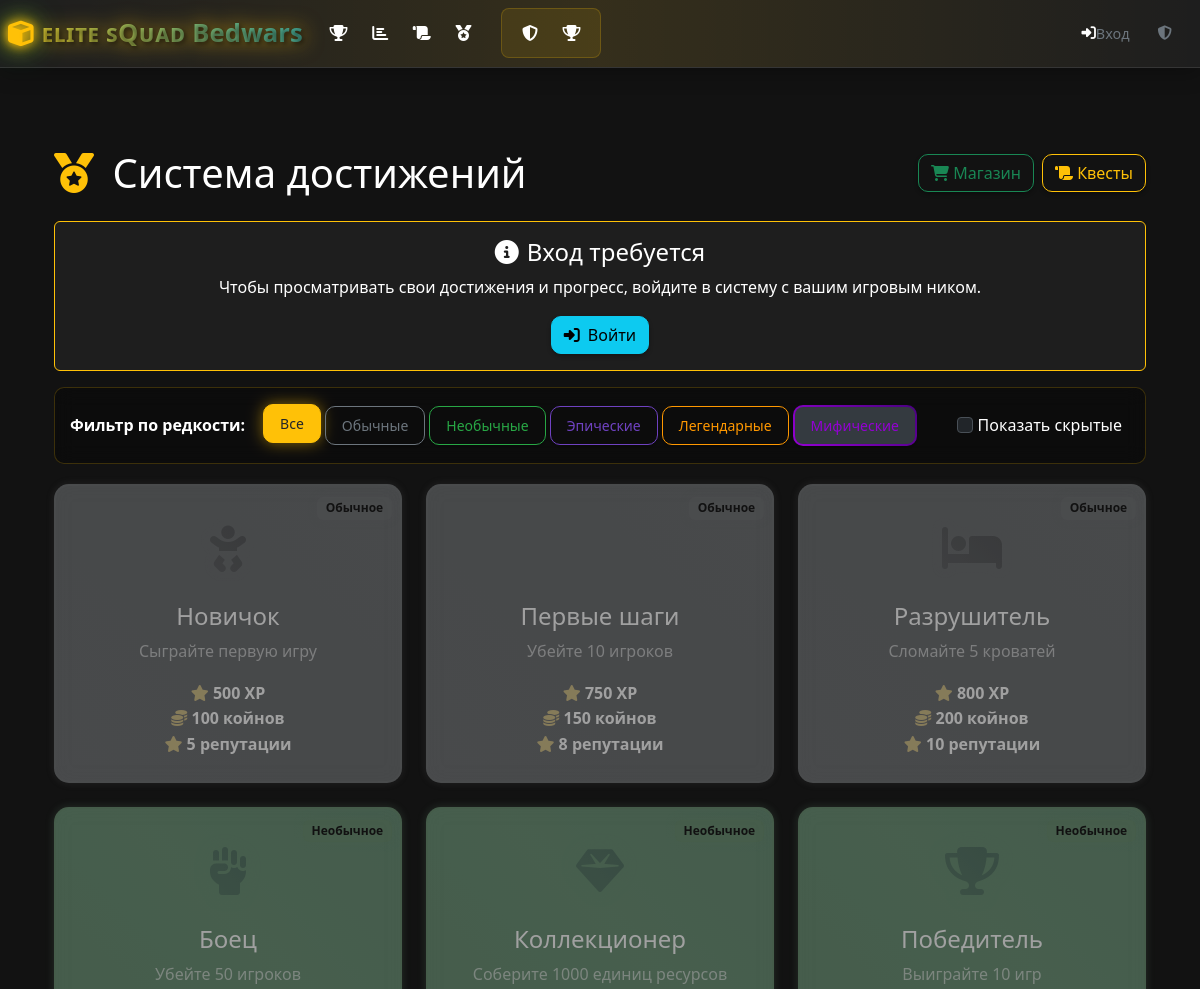
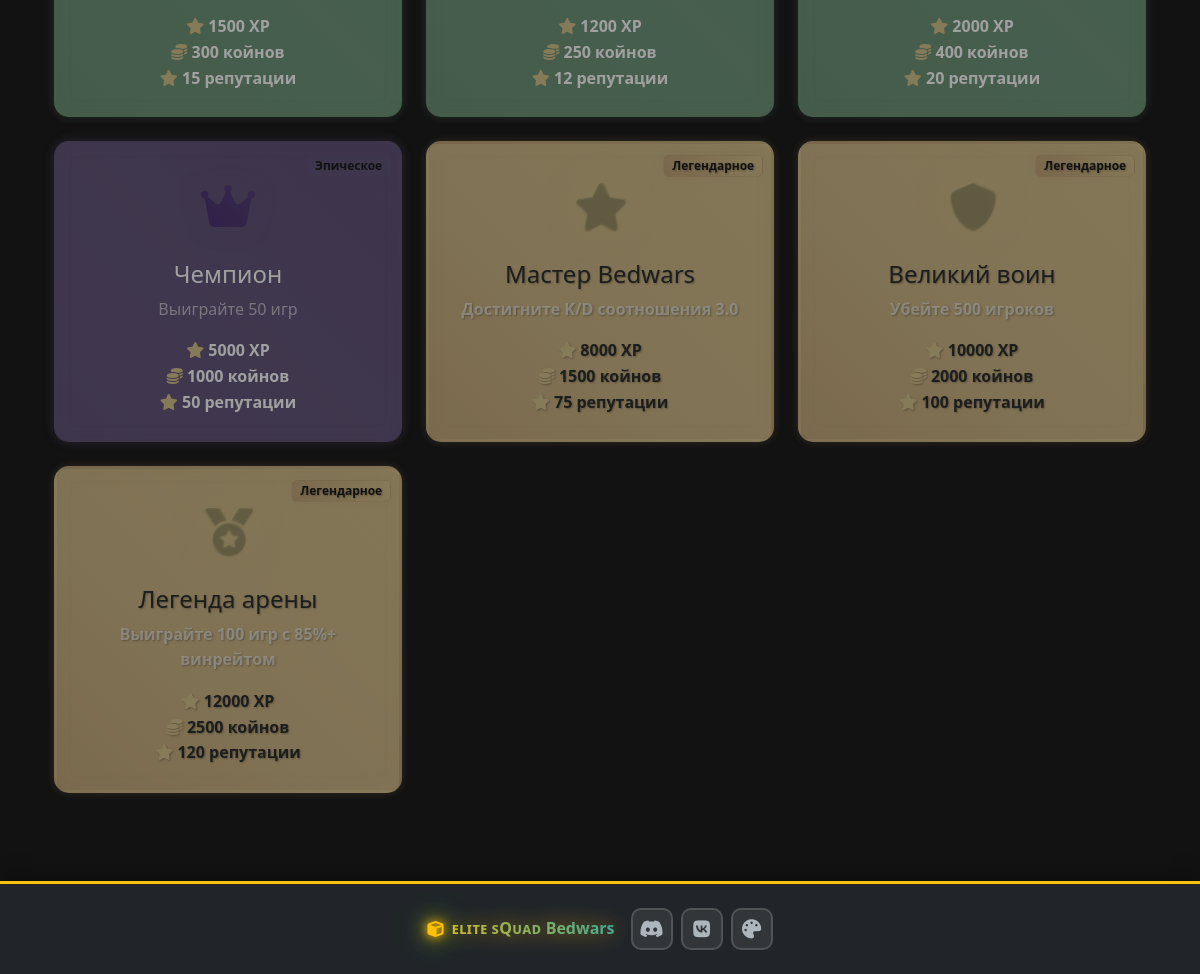
/achievements, run on the app's committed database (2 pictures, top to bottom).
### models.py (models this page shows, shortened)
class Achievement(db.Model):
    id = db.Column(db.Integer, primary_key=True)
    title = db.Column(db.String(200), nullable=False)
    description = db.Column(db.Text, nullable=False)
    icon = db.Column(db.String(50), default='fas fa-medal')
    rarity = db.Column(db.String(20), default='common')  # common, uncommon, epic, legendary, mythic
    unlock_condition = db.Column(db.Text, nullable=False)  # JSON condition
    reward_xp = db.Column(db.Integer, default=0)
    reward_coins = db.Column(db.Integer, default=0)
    reward_reputation = db.Column(db.Integer, default=0)
    reward_title = db.Column(db.String(100), nullable=True)
    is_hidden = db.Column(db.Boolean, default=False)
    created_at = db.Column(db.DateTime, default=datetime.utcnow)
    player_achievements = db.relationship('PlayerAchievement', backref='achievement', lazy=True)

### routes.py (the view)
@app.route('/achievements')
def achievements():
    is_admin = session.get('is_admin', False)
    current_player = None
    player_nickname = session.get('player_nickname')
    if player_nickname:
        current_player = Player.query.filter_by(nickname=player_nickname).first()
    if Achievement.query.count() == 0:
        Achievement.create_default_achievements()
    all_achievements = Achievement.query.all()
    player_achievements = []
    if current_player:
        player_achievements = PlayerAchievement.query.filter_by(
            player_id=current_player.id
        ).all()
    for achievement in all_achievements:
        achievement.earned_count = PlayerAchievement.query.filter_by(achievement_id=achievement.id).count()
    return render_template('achievements.html',
                         achievements=all_achievements,
                         player_achievements=player_achievements,
                         current_player=current_player,
                         is_admin=is_admin)

### routes.py (called while the page is built)
@app.context_processor
def inject_current_player():
    current_player = None
    player_nickname = session.get('player_nickname')
    if player_nickname:
        current_player = Player.query.filter_by(nickname=player_nickname).first()
    if 'language' not in session:
        session['language'] = 'ru'
    return dict(current_player=current_player, current_language=session.get('language', 'ru'))

### templates/achievements.html (shortened to what this page needs)
{% extends "base.html" %}
{% block content %}
<div class="container-fluid">
    <div class="row">
        <div class="col-12">
            <div class="d-flex justify-content-between align-items-center mb-4">
                <h1 class="mb-0">
                    <i class="fas fa-medal text-warning me-2"></i>
                    Система достижений
                </h1>
                <div class="d-flex gap-2">
                    <a href="{{ url_for('shop') }}" class="btn btn-outline-success">
                        <i class="fas fa-shopping-cart"></i> Магазин
                    </a>
                    <a href="{{ url_for('quests') }}" class="btn btn-outline-warning">
                        <i class="fas fa-scroll"></i> Квесты
                    </a>
                </div>
            </div>
            {% if current_player %}
            <div class="achievement-stats">
                <div class="row text-center">
                    <div class="col-md-3">
                        <div class="stat-item">
                            <i class="fas fa-user text-info fa-2x mb-2"></i>
                            <h4>{{ current_player.nickname }}</h4>
                            <p class="text-muted">{{ current_player.role }}</p>
                        </div>
                    </div>
                    <div class="col-md-3">
                        <div class="stat-item">
                            <i class="fas fa-trophy text-warning fa-2x mb-2"></i>
                            <h4>{{ player_achievements|length }}</h4>
                            <p class="text-muted">Получено достижений</p>
                        </div>
                    </div>
                    <div class="col-md-3">
                        <div class="stat-item">
                            <i class="fas fa-percentage text-success fa-2x mb-2"></i>
                            <h4>{{ ((player_achievements|length / achievements|length) * 100)|round(1) if achievements else 0 }}%</h4>
                            <p class="text-muted">Прогресс</p>
                        </div>
                    </div>
                    <div class="col-md-3">
                        <div class="stat-item">
                            <div class="progress-ring">
                                <svg>
                                    <circle class="background"></circle>
                                    <circle class="progress" style="stroke-dashoffset: {{ 163.36 - (163.36 * (player_achievements|length / achievements|length)) if achievements else 163.36 }}"></circle>
                                </svg>
                                <div style="position: absolute; top: 50%; left: 50%; transform: translate(-50%, -50%); font-size: 0.8rem; font-weight: bold;">
                                    {{ player_achievements|length }}/{{ achievements|length }}
                                </div>
                            </div>
                            <p class="text-muted mt-2">Завершенность</p>
                        </div>
                    </div>
                </div>
            </div>
            <div class="d-flex justify-content-center align-items-center mb-4">
                <div class="player-reputation me-3">
                    <i class="fas fa-star text-primary me-1"></i> Репутация: {{ current_player.reputation }}
                </div>
                <div class="player-coins">
                    <i class="fas fa-coins text-warning me-1"></i> Койны: {{ current_player.coins }}
                </div>
            </div>
            {% else %}
            <div class="alert alert-info text-center">
                <h4><i class="fas fa-info-circle me-2"></i>Вход требуется</h4>
                <p>Чтобы просматривать свои достижения и прогресс, войдите в систему с вашим игровым ником.</p>
                <a href="{{ url_for('player_login') }}" class="btn btn-info">
                    <i class="fas fa-sign-in-alt me-2"></i>Войти
                </a>
            </div>
            {% endif %}
            <div class="rarity-filter">
                <div class="d-flex flex-wrap align-items-center">
                    <span class="me-3"><strong>Фильтр по редкости:</strong></span>
                    <button class="btn btn-sm btn-outline-secondary filter-btn" data-filter="all">Все</button>
                    <button class="btn btn-sm btn-outline-secondary filter-btn" data-filter="common">Обычные</button>
                    <button class="btn btn-sm btn-outline-info filter-btn rarity-filter-btn" data-filter="uncommon">Необычные</button>
                    <button class="btn btn-sm btn-outline-primary filter-btn" data-filter="epic">Эпические</button>
                    <button class="btn btn-sm btn-outline-warning filter-btn" data-filter="legendary">Легендарные</button>
                    <button class="btn btn-sm btn-outline-danger filter-btn" data-filter="mythic" style="background: linear-gradient(45deg, #ff00ff, #00ffff, #ffff00, #ff00ff); color: white;">Мифические</button>
                    <div class="ms-auto">
                        <label class="form-check-label me-2">
                            <input type="checkbox" id="show-hidden" class="form-check-input"> Показать скрытые
                        </label>
                    </div>
                </div>
            </div>
            <div class="row">
                {% for achievement in achievements %}
                {% set is_earned = achievement.id in (player_achievements | map(attribute='achievement_id') | list) %}
                {% set is_hidden = achievement.is_hidden and not is_earned %}
                <div class="col-lg-4 col-md-6 mb-4 achievement-item"
                     data-rarity="{{ achievement.rarity }}"
                     data-hidden="{{ 'true' if is_hidden else 'false' }}">
                    <div class="achievement-card h-100 p-4
                                {% if is_hidden %}locked hidden-achievement{% elif not is_earned %}locked{% endif %}
                                rarity-{{ achievement.rarity }}">
                <div class="position-absolute top-0 end-0 p-2">
                    <span class="badge rarity-{{ achievement.rarity }}">
                        {% if achievement.rarity == 'common' %}Обычное
                        {% elif achievement.rarity == 'uncommon' %}Необычное
                        {% elif achievement.rarity == 'rare' %}Редкое
                        {% elif achievement.rarity == 'epic' %}Эпическое
                        {% elif achievement.rarity == 'legendary' %}Легендарное
                        {% elif achievement.rarity == 'mythic' %}Мифическое
                        {% else %}{{ achievement.rarity.title() }}
                        {% endif %}
                    </span>
                </div>
                        {% if not is_hidden %}
                        <div class="text-center">
                            <div class="achievement-icon">
                                <i class="{{ achievement.icon }}"></i>
                            </div>
                            <h4 class="mb-2">{{ achievement.title }}</h4>
                            <p class="text-muted mb-3">{{ achievement.description }}</p>
                            <div class="achievement-rewards">
                                {% if achievement.reward_xp > 0 %}
                                <div class="reward-item">
                                    <i class="fas fa-star text-warning"></i>
                                    <strong>{{ achievement.reward_xp }} XP</strong>
                                </div>
                                {% endif %}
                                {% if achievement.reward_coins > 0 %}
                                <div class="reward-item">
                                    <i class="fas fa-coins text-warning"></i>
                                    <strong>{{ achievement.reward_coins }} койнов</strong>
                                </div>
                                {% endif %}
                                {% if achievement.reward_reputation > 0 %}
                                <div class="reward-item">
                                    <i class="fas fa-star text-warning"></i>
                                    <strong>{{ achievement.reward_reputation }} репутации</strong>
                                </div>
                                {% endif %}
                            </div>
                        </div>
                        {% else %}
                        <div class="text-center">
                            <h4 class="mb-2 text-muted">Скрытое достижение</h4>
                            <p class="text-muted">Выполните определенные условия, чтобы разблокировать</p>
                        </div>
                        {% endif %}
                    </div>
                </div>
                {% endfor %}
            </div>
        </div>
    </div>
</div>
{% endblock %}

### templates/achievements.html (style rules this page uses)
.achievement-card { background: linear-gradient(135deg, rgba(220, 53, 69, 0.1), rgba(255, 193, 7, 0.1)); border: 2px solid rgba(220, 53, 69, 0.3); border-radius: 15px; transition: all 0.3s ease; position: relative; overflow: hidden; }
.achievement-card.locked { opacity: 0.6; filter: grayscale(70%); }
.rarity-common { background: rgba(108, 117, 125, 0.8); }
.rarity-uncommon { background: rgba(13, 202, 240, 0.8); }
.rarity-epic { background: rgba(111, 66, 193, 0.8); }
.rarity-legendary { background: linear-gradient(45deg, #ff6b6b, #feca57); }
.rarity-uncommon { background: rgba(40, 167, 69, 0.8); }
.achievement-icon { font-size: 3rem; margin-bottom: 15px; transition: all 0.3s ease; }
.rarity-filter { background: rgba(0, 0, 0, 0.3); border-radius: 10px; padding: 15px; margin-bottom: 20px; }
.filter-btn { margin: 2px; font-size: 0.875rem; }
.filter-btn.active { background-color: #0d6efd; color: white; border-color: #0d6efd; }

### data on the page
Achievement: rarity "Обычное", title "Новичок", description "Сыграйте первую игру", reward_xp "500", reward_coins "100", reward_reputation "5"
Achievement: rarity "Обычное", title "Первые шаги", description "Убейте 10 игроков", reward_xp "750", reward_coins "150", reward_reputation "8"
Achievement: rarity "Обычное", title "Разрушитель", description "Сломайте 5 кроватей", reward_xp "800", reward_coins "200", reward_reputation "10"
Achievement: rarity "Необычное", title "Боец", description "Убейте 50 игроков", reward_xp "1500", reward_coins "300", reward_reputation "15"
Achievement: rarity "Необычное", title "Коллекционер", description "Соберите 1000 единиц ресурсов", reward_xp "1200", reward_coins "250", reward_reputation "12"
Achievement: rarity "Необычное", title "Победитель", description "Выиграйте 10 игр", reward_xp "2000", reward_coins "400", reward_reputation "20"
Achievement: rarity "Эпическое", title "Чемпион", description "Выиграйте 50 игр", reward_xp "5000", reward_coins "1000", reward_reputation "50"
Achievement: rarity "Легендарное", title "Мастер Bedwars", description "Достигните K/D соотношения 3.0", reward_xp "8000", reward_coins "1500", reward_reputation "75"
Achievement: rarity "Легендарное", title "Великий воин", description "Убейте 500 игроков", reward_xp "10000", reward_coins "2000", reward_reputation "100"
Achievement: rarity "Легендарное", title "Легенда арены", description "Выиграйте 100 игр с 85%+ винрейтом", reward_xp "12000", reward_coins "2500", reward_reputation "120"

### other printed values
{{ 'login'|t }} "Вход"
